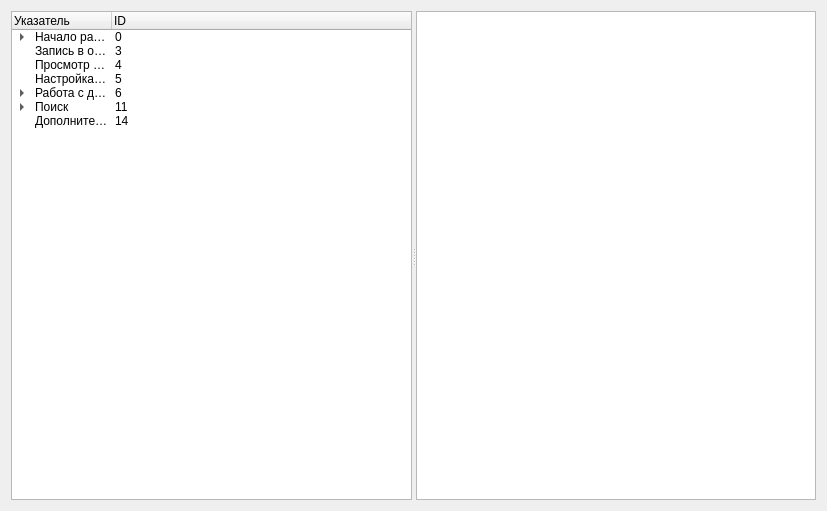
<?xml version="1.0" encoding="UTF-8"?>
<ui version="4.0">
 <class>Help</class>
 <widget class="QDialog" name="Help">
  <property name="geometry">
   <rect>
    <x>0</x>
    <y>0</y>
    <width>827</width>
    <height>511</height>
   </rect>
  </property>
  <property name="windowTitle">
   <string>Dialog</string>
  </property>
  <layout class="QHBoxLayout" name="horizontalLayout">
   <item>
    <widget class="QSplitter" name="splitter">
     <property name="orientation">
      <enum>Qt::Horizontal</enum>
     </property>
     <widget class="QTreeWidget" name="treeWidget">
      <column>
       <property name="text">
        <string notr="true">Указатель</string>
       </property>
      </column>
      <column>
       <property name="text">
        <string>ID</string>
       </property>
      </column>
      <item>
       <property name="text">
        <string>Начало работы</string>
       </property>
       <property name="text">
        <string>0</string>
       </property>
       <item>
        <property name="text">
         <string>Конфигурационные файлы</string>
        </property>
        <property name="text">
         <string>1</string>
        </property>
       </item>
       <item>
        <property name="text">
         <string>Настройка через интерфейс</string>
        </property>
        <property name="text">
         <string>2</string>
        </property>
       </item>
      </item>
      <item>
       <property name="text">
        <string>Запись в объединения</string>
       </property>
       <property name="text">
        <string>3</string>
       </property>
      </item>
      <item>
       <property name="text">
        <string>Просмотр таблиц</string>
       </property>
       <property name="text">
        <string>4</string>
       </property>
      </item>
      <item>
       <property name="text">
        <string>Настройка внешнего вида</string>
       </property>
       <property name="text">
        <string>5</string>
       </property>
      </item>
      <item>
       <property name="text">
        <string>Работа с данными</string>
       </property>
       <property name="text">
        <string>6</string>
       </property>
       <item>
        <property name="text">
         <string>Добавление записей</string>
        </property>
        <property name="text">
         <string>7</string>
        </property>
       </item>
       <item>
        <property name="text">
         <string>Импорт из второй базы</string>
        </property>
        <property name="text">
         <string>8</string>
        </property>
       </item>
       <item>
        <property name="text">
         <string>Изменение записей</string>
        </property>
        <property name="text">
         <string>9</string>
        </property>
       </item>
       <item>
        <property name="text">
         <string>Добавление записей</string>
        </property>
        <property name="text">
         <string>10</string>
        </property>
       </item>
      </item>
      <item>
       <property name="text">
        <string>Поиск</string>
       </property>
       <property name="text">
        <string>11</string>
       </property>
       <item>
        <property name="text">
         <string>Простой поиск</string>
        </property>
        <property name="text">
         <string>12</string>
        </property>
       </item>
       <item>
        <property name="text">
         <string>Расширенный поиск</string>
        </property>
        <property name="text">
         <string>13</string>
        </property>
       </item>
      </item>
      <item>
       <property name="text">
        <string>Дополнительные возможности</string>
       </property>
       <property name="text">
        <string>14</string>
       </property>
      </item>
     </widget>
     <widget class="QTextEdit" name="textEdit">
      <property name="readOnly">
       <bool>true</bool>
      </property>
     </widget>
    </widget>
   </item>
  </layout>
 </widget>
 <resources/>
 <connections/>
</ui>
